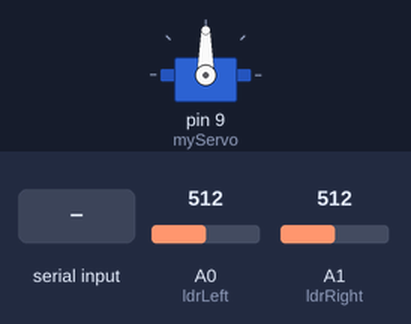
Recording of a sketch running on a simulated Arduino Uno, built with avr-gcc and run on an emulated ATmega328P. Parts: servo. Inputs (shaded band) come from the test bench; at power-on: A0 (ldrLeft) = 512, A1 (ldrRight) = 512. What the sketch prints to the serial monitor is not drawn.

Above: at 1.2 s.
1.3 s: "S:\n" received over Serial
At 2.3 s:
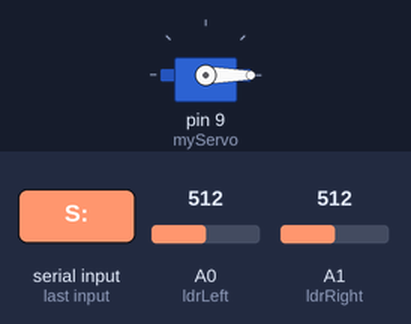
2.9 s: "S:90\n" received over Serial
At 3.7 s:
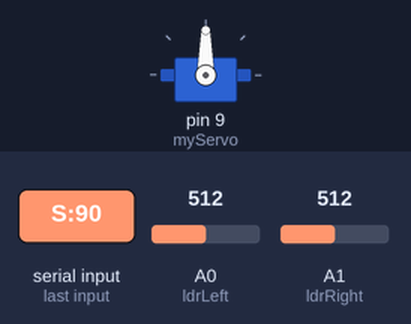
4.5 s: "S:,45\n" received over Serial
At 5.1 s:
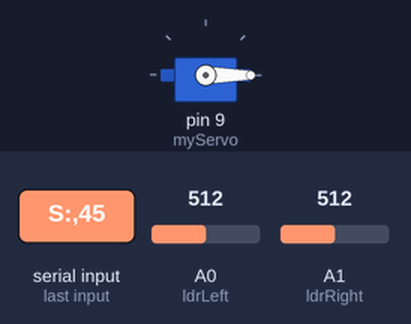
Timing chart, 0 to 7.5 s (numbered marks = the images above; inputs shaded):
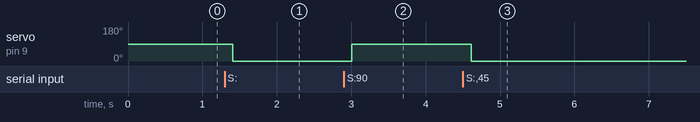

Measured:
- after the input at 1.3 s, servo on pin 9 (myServo): 90° → 0° after 0.11 s
- after the input at 2.9 s, servo on pin 9 (myServo): 0° → 90° after 0.11 s
- after the input at 4.5 s, servo on pin 9 (myServo): 90° → 0° after 0.12 s

The sketch:

Arduino-codes.ino
```cpp
#include <Servo.h>

Servo myServo;
int ldrLeft = A0;
int ldrRight = A1;
int angle = 90;  // Başlangıç açısı

void setup() {
  Serial.begin(9600);
  myServo.attach(9);  // Servo motor pin
  myServo.write(angle);
}

void loop() {
  int left = analogRead(ldrLeft);
  int right = analogRead(ldrRight);

  // Verileri ROS 2'ye gönder
  Serial.print(left);
  Serial.print(",");
  Serial.println(right);

  if (Serial.available()) {
    String command = Serial.readStringUntil('\n');
    if (command.startsWith("S:")) {
      int newAngle = command.substring(2).toInt();
      newAngle = constrain(newAngle, 0, 180);
      myServo.write(newAngle);
    }
  }

  delay(200);
}
```
